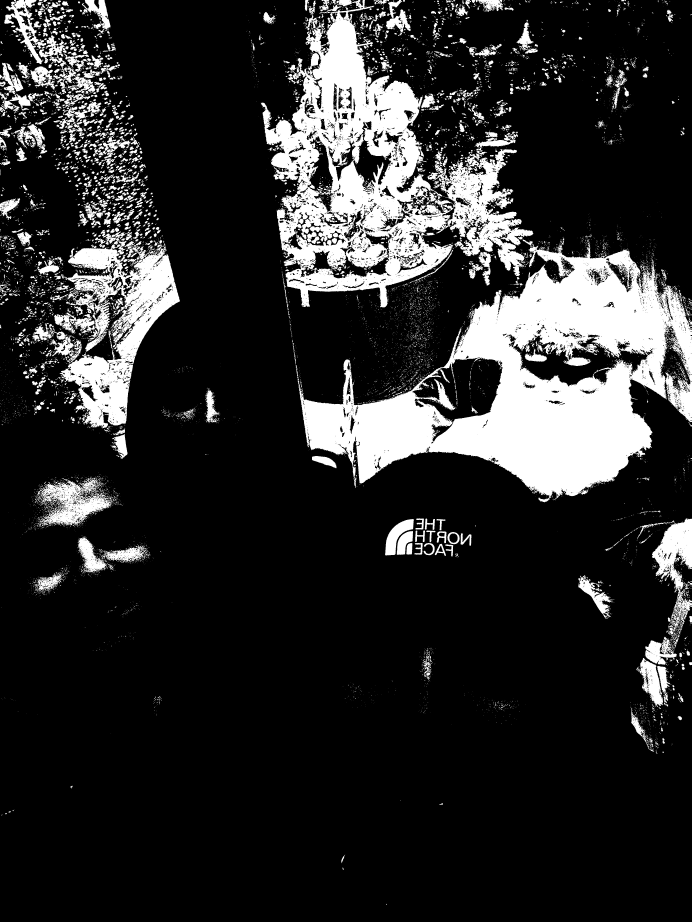
#> input picture redes_Hopfield/dos.jpg, 3456 x 4608 px, given in place of uno.jpg, which was not available (shown at 1/5 size)
$ python rh.py
#> lines starting #> are read from the running program, lines starting #| are printed output that depends on the picture; after the words box and inside, x2 and y2 are one past the last pixel; in counts of white or black regions, pixels touching at a corner belong together; pictures that were not available may be replaced by others from this repository, and a replacement may not be noted
import numpy as np
import random
import cv2
import matplotlib.pyplot as plt

def calcular_energia(W,y):
    # [6 lines of commented-out code are left out]
    return -0.5 * y @ W @ y
resultado = 1000
epsilon = 1

uno = cv2.imread('uno.jpg', cv2.IMREAD_GRAYSCALE)
#> uno is the input picture: shape (4608, 3456); min 0, max 255, mean 43.8
dos = cv2.imread('dos.jpg', cv2.IMREAD_GRAYSCALE)
dos = cv2.resize(dos, (64,64))
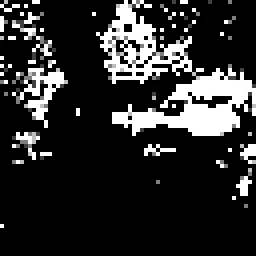
#> dos: shape (64, 64) (shown 4 times larger); min 0, max 255, mean 44.4
uno = cv2.resize(uno, (64,64))
_,uno = cv2.threshold(uno,127,1,cv2.THRESH_BINARY)#pasa de escala de grises a blanco y negro, donde lo que super 127 = 1
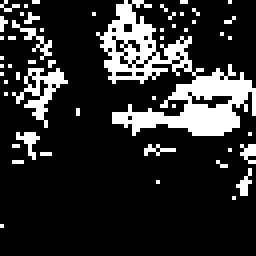
#> uno: shape (64, 64) (shown 4 times larger); values 0 (black) and 1 (white), 17.7% white; 52 white regions (49 under 20 px), largest, box (x1, y1, x2, y2) and area: (24, 0, 64, 34) 496, (3, 17, 17, 32) 71, (3, 5, 13, 15) 24
_,dos = cv2.threshold(dos,127,1,cv2.THRESH_BINARY)
uno = uno.astype(np.int16)
dos = dos.astype(np.int16)
plt.imshow(dos)
plt.axis('off') # Opcional: oculta los ejes
plt.show()
uno[uno == 0] = -1
dos[dos == 0] = -1
vector_uno = uno.ravel()#pasa de matriz a vector
#> vector_uno = 4096 values, max 1 at index 1, min -1 at index 0, mean -0.646
vector_dos = dos.ravel()
#> vector_dos has the same summary as vector_uno
W = 1/2*(vector_uno.reshape(-1,1)*vector_uno+vector_dos.reshape(-1,1)*vector_dos) - np.identity(64*64)
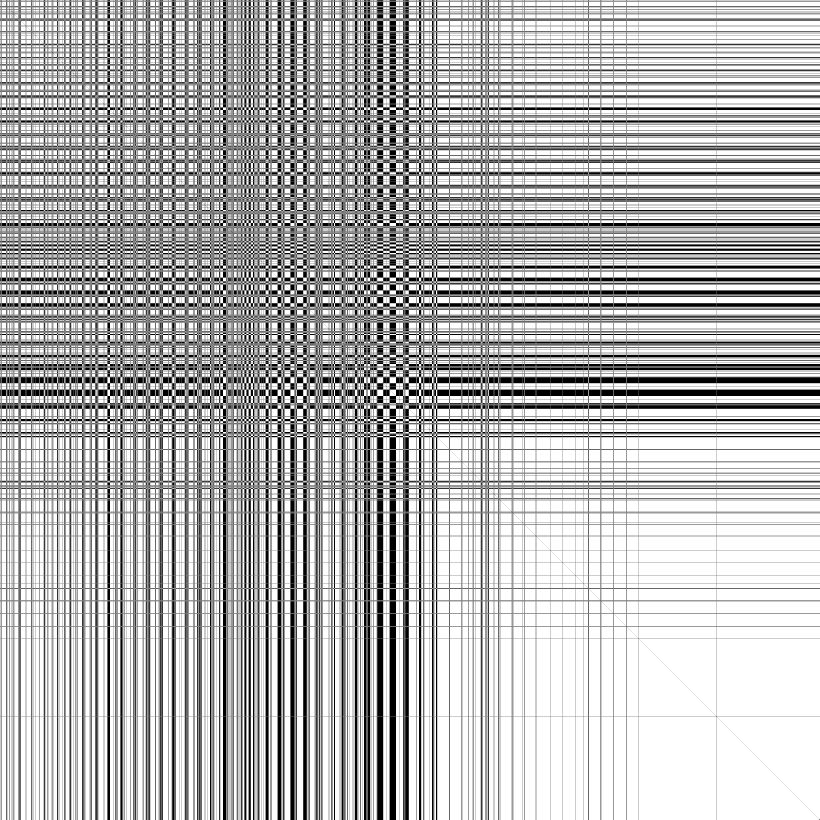
#> W: shape (4096, 4096) float64 (shown at 1/5 size); min -1, max 1, mean 0.417; drawn with min black and max white

y = vector_dos
#> y has the same summary as vector_uno
index = np.random.choice(len(vector_uno), size = 300, replace=False)
#> index = 300 values, max 4073 at index 208, min 1 at index 184, mean 2059.3
y[index] *= -1
N = 64*64
max_sweeps = 100

energia_old = calcular_energia(W, y)
#> energia_old = -6108960

for sweep in range(max_sweeps):

    # Un sweep = N actualizaciones de neuronas aleatorias
    for _ in range(N):

        neurona_index = random.randrange(N)

        h = W[neurona_index, :] @ y

        if h > 0:
            new_state = 1
        elif h < 0:
            new_state = -1
        else:
            new_state = y[neurona_index]

        # actualizar solo si cambia
        if new_state != y[neurona_index]:
            y[neurona_index] = new_state

    # calcular energía tras el sweep
    energia_new = calcular_energia(W, y)

    print("Sweep:", sweep, "Energia:", energia_new)

    # criterio de parada basado en energía
    if abs(energia_old - energia_new) < 1e-6:
        print("Convergencia alcanzada")
        break

    energia_old = energia_new
#> this loop made 5 passes
#> (energia_new, energia_old) on passes 1 to 4: (-7501890, -7501890), (-8086194, -8086194), (-8296690, -8296690), (-8378370, -8378370)
#> energia_new on pass 5: -8378370
#| Sweep: 0 Energia: -7501890.0
#| Sweep: 1 Energia: -8086194.0
#| Sweep: 2 Energia: -8296690.0
#| Sweep: 3 Energia: -8378370.0
#| Sweep: 4 Energia: -8378370.0


y[y == -1] = 0
y_matriz = y.reshape(64,64)
plt.imshow(y_matriz)
plt.axis('off') # Opcional: oculta los ejes
plt.show()
